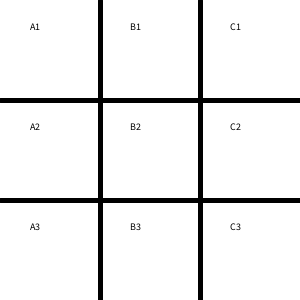
Frame 1 (no input)
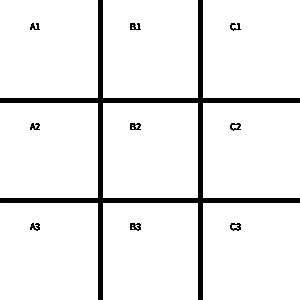
Frame 60 (the mouse pressed at the canvas centre just before this capture)
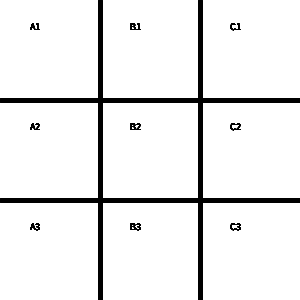
Frame 120 (the mouse held since frame 60 and released just before this capture)

The Processing sketch that drew these frames (run headless with seeded random() and noise(); from frame 60 on, the mouse is pressed at the canvas centre):

// Processing sketch: processing_112846
// ── processing_112846.pde

int posicao_coluna;
int x = 0;
int y = 0;
int posicao_linha;
int vazio = 0;
int click = 0;
int ganhador = 0;
int centro_x, centro_y;
int tabuleiro[][] = { {vazio,vazio,vazio},
                      {vazio,vazio,vazio},
                      {vazio,vazio,vazio}
                    };

void setup(){
  //por ser um tabuleiro estático toda a sua configuração foi feita aqui no setup
  background(255);
  size(300,300);
  strokeWeight(5);
  //linhas que dão o formato do tabuleiro
  line(100,0,100,400);
  line(200,0,200,400);
  line(0,100,300,100);
  line(0,200,300,200);
  //define o tamanho das letras
  fill(0);
  
}

void mousePressed(){
  posicao_coluna = pega_posicao_x_mouse();
  posicao_linha = pega_posicao_y_mouse();
    if(click % 2 == 0){
      centro_x = verifica_x_centro(posicao_coluna);
      centro_y = verifica_y_centro(posicao_linha);
      //verifica se a posicao está vazia
      if(tabuleiro[posicao_coluna][posicao_linha] == 0){
        fill(0);
        textSize(30);
        text("O", centro_x, centro_y);
        tabuleiro [posicao_coluna][posicao_linha] = 1;
        click += 1;
      }
      
    }
    else if(click % 2 != 0){
      centro_x = verifica_x_centro(posicao_coluna);
      centro_y = verifica_y_centro(posicao_linha);
      if(tabuleiro[posicao_coluna][posicao_linha] == 0){
        fill(255,0,0);
        textSize(30);
        text("X", centro_x, centro_y);
        tabuleiro [posicao_coluna][posicao_linha] = 2;
        click += 1;
      }
    }
  
    
}

void draw(){
  verifica_ganhador();
  textSize(10);
  fill(0);
  text("A1",30,30);
  text("A2",30,130);
  text("A3",30,230);
  text("B1",130,30);
  text("B2",130,130);
  text("B3",130,230);
  text("C1",230,30);
  text("C2",230,130);
  text("C3",230,230);
       if(ganhador == 1){
         background(0);
         noStroke();
         fill(255);
         textSize(10);
         text("O JOGADOR DA BOLINHA GANHOU!", mouseX,mouseY);
         text("APERTE \"R\" PARA RECOMEÇAR", 20,250);
       }
       else if(ganhador == 2){
         background(0);
         noStroke();
         fill(255);
         textSize(10);
         text("O JOGADOR DO X GANHOU!",mouseX,mouseY);
         text("APERTE \"R\" PARA RECOMEÇAR", 20,250);
       }
       if(click >= 9 && ganhador == 0){
          background(0);
          noStroke();
          fill(255);
          textSize(10);
          text("DEU VELHA!!",mouseX,mouseY);
          text("APERTE \"R\" PARA RECOMEÇAR", 20,250); 
       }
}


int pega_posicao_x_mouse(){
  if(mouseX >= 0 && mouseX < 100)
    posicao_coluna = 0;
  else if(mouseX >= 100 && mouseX < 200)
    posicao_coluna = 1;
  else if(mouseX >= 200 && mouseX <= 300)
    posicao_coluna = 2;

  return posicao_coluna;

}//fim da função pega posicao_x_mouse

int pega_posicao_y_mouse(){
  if(mouseY >= 0 && mouseY < 100)
    posicao_linha = 0;
  else if(mouseY >= 100 && mouseY < 200)
    posicao_linha = 1;
  else if(mouseY >= 200 && mouseY <= 300)
    posicao_linha = 2;

  return posicao_linha;

}//fim da função pega posicao_x_mouse

int verifica_ganhador(){
  //cima horizontal
    if(tabuleiro[0][0] == tabuleiro[1][0] && tabuleiro[0][0] == tabuleiro[2][0] )
      ganhador = tabuleiro[0][0] ;
  //esquerda vertical
    else if(tabuleiro[0][0] == tabuleiro[0][1] && tabuleiro[0][0] == tabuleiro[0][2])
      ganhador = tabuleiro[0][0];
  //diagonal esquerda cima direita baixo
    else if(tabuleiro[0][0] == tabuleiro[1][1] && tabuleiro[0][0] == tabuleiro[2][2])
      ganhador = tabuleiro[0][0];
  //meio vertical
    else if(tabuleiro[1][0] == tabuleiro[1][1] && tabuleiro[1][0] == tabuleiro[1][2])  
      ganhador = tabuleiro[1][0];
  //direita vertical
    else if(tabuleiro[2][0] == tabuleiro[2][1] && tabuleiro[2][0] == tabuleiro[2][2])
      ganhador = tabuleiro[2][0];
  //meio horizontal
    else if(tabuleiro[0][1] == tabuleiro[1][1] && tabuleiro[0][1] == tabuleiro[2][1])
      ganhador = tabuleiro[0][1];
  //baixo horizontal
    else if(tabuleiro[0][2] == tabuleiro[1][2] && tabuleiro[1][2] == tabuleiro[2][2])
      ganhador = tabuleiro[0][2];
  //diagonal baixo esquerda cima direita
    else if(tabuleiro[0][2] == tabuleiro[1][1] && tabuleiro[1][1] == tabuleiro[2][0])
      ganhador = tabuleiro[0][2];
      
  return ganhador;
}

int verifica_x_centro(int posicao_x){
  switch(posicao_x){
    case 0:
     centro_x = 40;
     break;
    case 1:
     centro_x = 140;
     break;
    case 2:
     centro_x = 240;
     break;
  }
  
  return centro_x;
}//fim da função de verificação de centro

int verifica_y_centro(int posicao_y){
  switch(posicao_y){
    case 0:
     centro_y = 60;
     break;
    case 1:
     centro_y = 160;
     break;
    case 2:
     centro_y = 260;
     break;
  }
  
  return centro_y;
}//fim da função de verificação de centro

void keyPressed(){
 if(keyPressed){
    if(key == 'r'){
     for(int i=0; i<3; i++){
       for(int j=0; j<3; j++){
         tabuleiro[i][j] = 0;
         background(255);
        size(300,300);
        stroke(1);
        strokeWeight(5);
        //linhas que dão o formato do tabuleiro
        line(100,0,100,400);
        line(200,0,200,400);
        line(0,100,300,100);
        line(0,200,300,200);
        //define o tamanho das letras
        textSize(30);
        fill(0);
         ganhador = 0;
         click = 0;
       }
     }
    }//fim do if tecla pressionada = r
      
     
  } 
}
